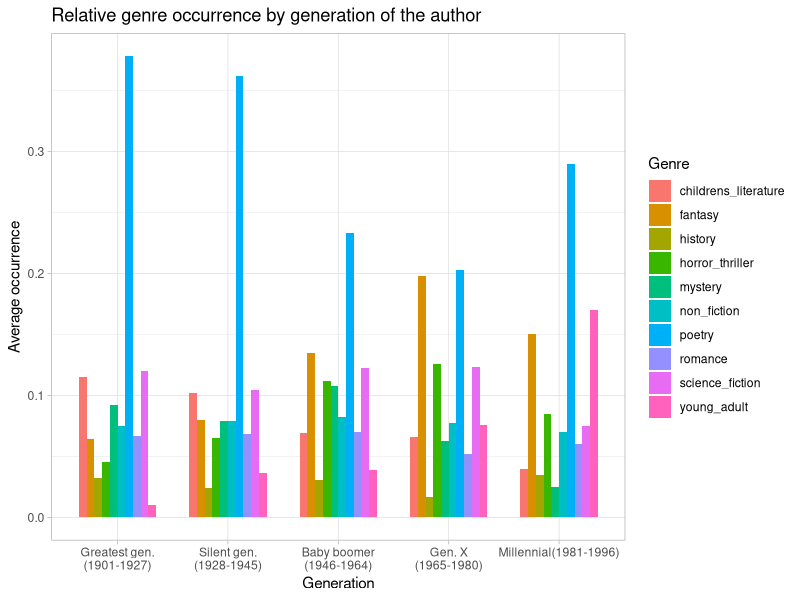
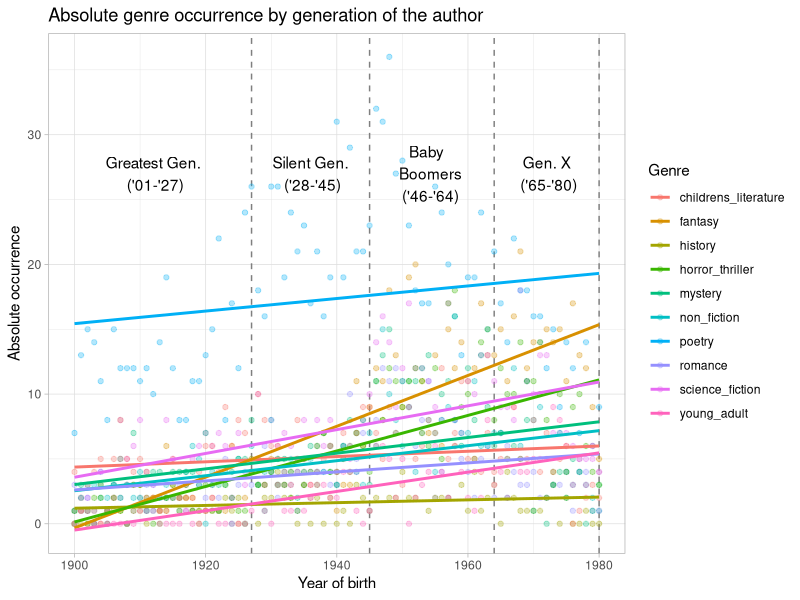
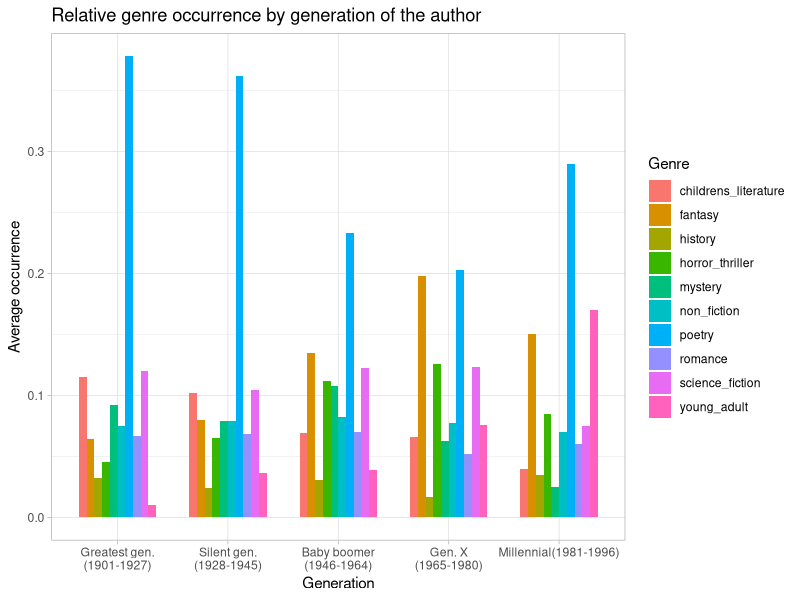
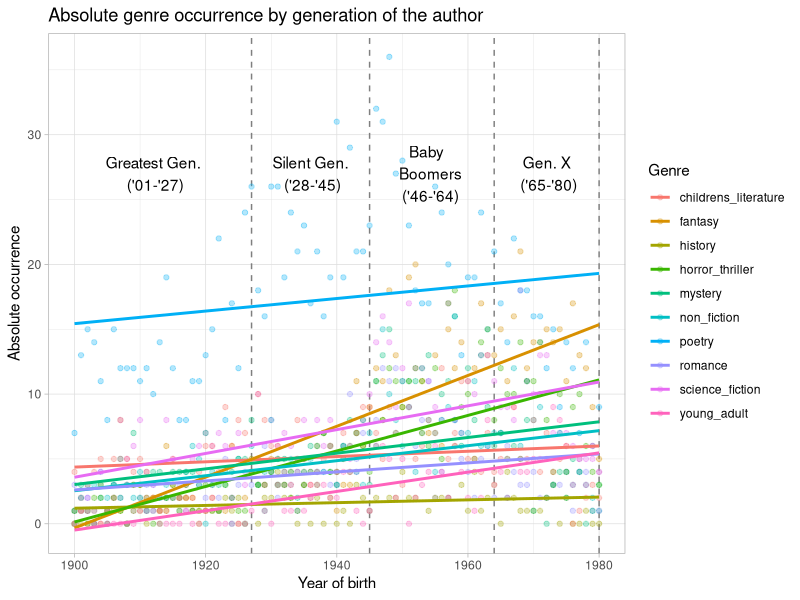

Recreate these plots in R, in order.
library(tidyverse)
library(dplyr)

global_data <- read_csv("global_yearly_genres_absolute.csv")

#creating filtering for new column
category <- function(year) {
  if (year <= 1927){
    return("Greatest gen.")
  } else if (year <= 1945) {
    return("Silent gen.") 
  } else if(year <=1964) {
    return("Baby boomer")
  } else if(year <=1980){
    return("Gen. X")
  } else if(year <=1996){
    return("Millennial")
  } else {
    return("no info")
  }
}

# Generation grouping + Pivot longer for relative and absolute
global_data_absolute <- pivot_longer(global_data, c("fantasy", "science_fiction", "poetry", "romance", "non_fiction", "history", "mystery", "horror_thriller", "young_adult", "childrens_literature"), names_to = "genre")

global_data_relative <- global_data |>
  mutate(generation = sapply(year, category)) |>
  pivot_longer(c("fantasy", "science_fiction", "poetry", "romance", "non_fiction", "history", "mystery", "horror_thriller", "young_adult", "childrens_literature"), names_to = "genre", values_to = 'absolute_frequency') |>
  filter(generation != 'no info') |>
  group_by(generation) |>
  mutate(total_observations = sum(absolute_frequency)) |>
  group_by(generation, genre) |>
  mutate(relative_frequency = sum(absolute_frequency)/total_observations)
print(global_data_relative, n = 50)

# Visualization: bar plot for relative occurrence
ggplot(data = global_data_relative) +
  aes(x = generation, y = relative_frequency, fill = genre)+
  labs(title = "Relative genre occurrence by generation of the author",
      x = "Generation",
      y = "Average occurrence", 
      fill = "Genre") +
  #scale_fill_discrete(labels = c("Fantasy", "Science fiction", "Poetry", "Romance", "Non-fiction", "History", "Mystery", "Horror/Thriller", "Young adult", "Children's literature")) +
  scale_x_discrete(limits = c("Greatest gen.", "Silent gen.", "Baby boomer", "Gen. X", "Millennial"), labels = c("Greatest gen.\n(1901-1927)", "Silent gen.\n(1928-1945)", "Baby boomer\n(1946-1964)", "Gen. X\n(1965-1980)", "Millennial(1981-1996)"))+                  # changing order of bar groups
  theme_light() +
  geom_col(width = 0.7, position = "dodge")
ggsave("Relative occurrence of genre per generation.pdf", width = 10, height = 6)

# Visualization: line plot for absolute occurrence 
global_data_absolute_no_millenials = filter(global_data_absolute, (year < 1981))

ggplot(data = global_data_absolute_no_millenials) +
  aes(x = year, y = value, color = genre) +
  labs(title = "Absolute genre occurrence by generation of the author",
      x = "Year of birth", 
      y = "Absolute occurrence", 
      color = "Genre",) +
  theme_light() +
  #scale_colour_discrete(labels = c("Fantasy", "Science fiction", "Poetry", "Romance", "Non-fiction", "History", "Mystery", "Horror/Thriller", "Young adult", "Children's literature")) +
  geom_vline(xintercept = 1927, linetype = "dashed", color = 'grey50') +
  geom_vline(xintercept = 1945, linetype = "dashed", color = 'grey50') +
  geom_vline(xintercept = 1964, linetype = "dashed", color = 'grey50') +
  geom_vline(xintercept = 1980, linetype = "dashed", color = 'grey50') +
  #geom_vline(xintercept = 1996, linetype = "dashed", color = 'grey50') +
  annotate("text", x = 1912, y = 27, label = "Greatest Gen.\n ('01-'27)") +
  annotate("text", x = 1936, y = 27, label = "Silent Gen.\n ('28-'45)") +
  annotate("text", x = 1954, y = 27, label = "Baby \n Boomers\n ('46-'64)") +
  annotate("text", x = 1972, y = 27, label = "Gen. X\n ('65-'80)") +
  #annotate("text", x = 1990, y = 27, label = "Millenials\n ('81-'96)") +
  geom_point(alpha = 0.3) +
  geom_smooth(method = "lm", se = FALSE)
ggsave("Absolute occurrence by genre by gen (no millenials, linear regression).pdf", width = 10, height = 6)